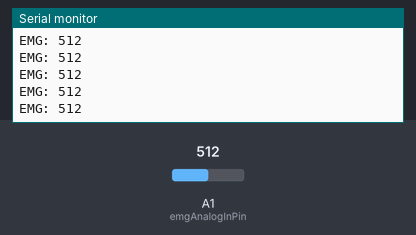
Bench run of a sketch on a simulated Arduino Uno, built with avr-gcc and run on an emulated ATmega328P. On the bench: the last lines printed to the serial monitor. The test bench sets the inputs (shaded band); at power-on: A1 (emgAnalogInPin) = 512.

Above: at 2.2 s.
2.3 s: A1 (emgAnalogInPin) set to 716
At 2.31 s:
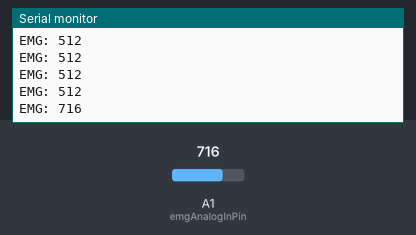
3.8 s: A1 (emgAnalogInPin) set to 900
At 3.81 s:
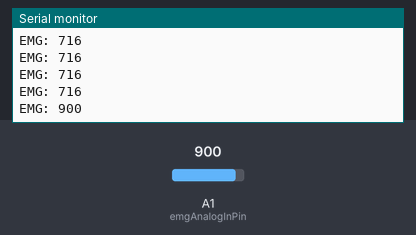
Timing chart, 0 to 6.8 s (numbered marks = the images above; inputs shaded):
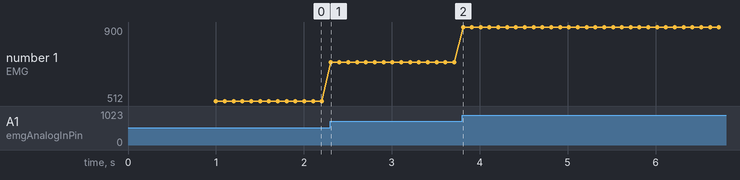

The sketch:

testEMG.ino
```cpp
int emgAnalogInPin = A1;
int emgSignal = 0;


void setup() {
  // put your setup code here, to run once:
  Serial.begin(9600);
  delay(1000);

}

void loop() {
  // put your main code here, to run repeatedly:
  emgSignal = analogRead(emgAnalogInPin);
  Serial.print("EMG: ");
  Serial.println(emgSignal);
  delay(100);

}
```

Measured:
- after the input at 2.3 s, the serial monitor: prints a new line at once (image 1)
- after the input at 3.8 s, the serial monitor: prints a new line at once (image 2)
- plotted number 1: 512 → 716 after the input at 2.3 s, 716 → 900 after the input at 3.8 s
